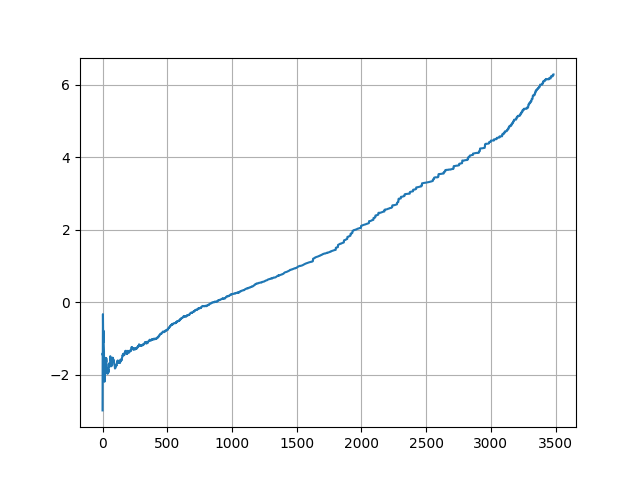

Generate this figure with Python:
import gymnasium as gym
import capsule2d
from collections import namedtuple
from pathlib import Path

import numpy as np
import jax
import jax.numpy as jnp
from flax import nnx
import optax
import orbax.checkpoint as ocp

from tensorflow_probability.substrates import jax as tfp
import matplotlib.pyplot as plt
from scipy.signal import lfilter


ReplayBuffer = namedtuple("ReplayBuffer", "observations actions rewards step_returns")
ExperienceBatch = namedtuple("ExperienceBatch", "obs act ret")


class VPGBuffer(ReplayBuffer):
    def store_step(self, obs, act, rew):
        self.observations.append(obs)
        self.actions.append(act)
        self.rewards.append(rew)

    def wrapup_episode(self, len_episode, discount=0.98):
        # self.step_returns.extend([sum(self.rewards[-len_episode:])] * len_episode)
        rev_ep_rews = self.rewards[-len_episode:][::-1]  # reversed episodic rewards
        drtg = lfilter([1], [1, -discount], rev_ep_rews)[::-1]  # discounted return togo
        self.step_returns.extend(drtg.tolist())

    def extract_experience(self):
        observations_batch = jnp.array(self.observations)
        actions_batch = jnp.array(self.actions)
        returns_batch = jnp.array(self.step_returns)

        experience_batch = ExperienceBatch(
            observations_batch, actions_batch, returns_batch
        )

        return experience_batch


class PolicyNet(nnx.Module):
    """A simple fully-connected Neural Network model"""

    def __init__(self, *, rngs: nnx.Rngs):
        self.linear1 = nnx.Linear(3, 32, rngs=rngs)  # 3-dim obspace
        self.linear2 = nnx.Linear(32, 32, rngs=rngs)
        self.linear3 = nnx.Linear(32, 4, rngs=rngs)  # 4 discrete actions

    def __call__(self, x):
        x = nnx.relu(self.linear1(x))  # 1st layer
        x = nnx.relu(self.linear2(x))  # 1st layer
        y = self.linear3(x)  # 1st layer
        return y


@nnx.jit
def make_decision(rngs: nnx.Rngs, model: PolicyNet, obs: np.ndarray):
    log_probs = nnx.log_softmax(model(obs))  # policy: log(pi(a|s))
    distribution = tfp.distributions.Categorical(logits=log_probs)
    sampled_action = distribution.sample(seed=rngs)
    # log_prob_as = distribution.log_prob(sampled_action)
    return sampled_action, log_probs


@nnx.jit
def objective_fn(actor: PolicyNet, experience_batch: ExperienceBatch):
    log_prob_batch = nnx.log_softmax(actor(experience_batch.obs))
    cat_distr_batch = tfp.distributions.Categorical(logits=log_prob_batch)
    logpa_batch = cat_distr_batch.log_prob(experience_batch.act)
    objective_batch = experience_batch.ret * logpa_batch  # NOT expected return

    return -objective_batch.mean()


@nnx.jit
def update_params(actor, optimizer, experience_batch):
    grad_fn = nnx.value_and_grad(objective_fn)
    objective, grads = grad_fn(actor, experience_batch)
    optimizer.update(grads)  # In-place updates.


# SETUP
env = gym.make("CapsuleBreaker-v0", render_mode="rgb_array")
last_obs, _ = env.reset(options="random")
prng_keys = nnx.Rngs(25)
buffer = VPGBuffer([], [], [], [])
actor = PolicyNet(rngs=prng_keys)
optimizer = nnx.Optimizer(actor, optax.adamw(3e-4))
max_epochs = 256
num_episodes, num_steps = 0, 0
len_episode = 0
episode_return = 0.0
deposit_return, average_return = [], []


# LOOP
for e in range(max_epochs):
    for st in range(11 * env.spec.max_episode_steps):  # at least 10 finished episodes
        # act = env.action_space.sample()
        act, _ = make_decision(prng_keys, actor, last_obs)
        # print(act, logp)
        next_obs, rew, term, trunc, info = env.step(int(act))
        buffer.store_step(last_obs, act, rew)
        episode_return += rew
        num_steps += 1
        len_episode += 1
        last_obs = next_obs.copy()
        if term or trunc:
            buffer.wrapup_episode(len_episode)
            # Episode statistics
            num_episodes += 1
            deposit_return.append(episode_return)
            average_return.append(sum(deposit_return) / len(deposit_return))
            print(
                f"\n---\nepisode: {num_episodes}, length: {len_episode}, return: {episode_return}\n---\n"
            )
            # Reset episode
            len_episode, episode_return = 0, 0
            last_obs, _ = env.reset(options="random")
            if st > 10 * env.spec.max_episode_steps:  # finish last episode
                break
    # Epoch statistics
    print(
        f"\n===\nepoch {e + 1} \n\ttotal steps: {num_steps}\n\taveraged return: {average_return[-1]}\n==="
    )
    # Update actor
    experience_batch = buffer.extract_experience()
    # exp_ret = objective_fn(actor, experience_batch)
    update_params(actor, optimizer, experience_batch)
    buffer = VPGBuffer([], [], [], [])


plt.plot(average_return)
# plt.ylim(-500, -100)
# plt.yticks(np.arange(-500, -100, 50))
plt.grid(visible=True)
plt.savefig(Path(__file__).parent.joinpath("vpg_discrete.png"))


# VALIDATION
input("Press ENTER to evaluate agent")
env = gym.make("CapsuleBreaker-v0", render_mode="human")
last_obs, _ = env.reset()
episode_return = 0.0
term, trunc = False, False
for _ in range(env.spec.max_episode_steps):
    act_sample, log_probs = make_decision(prng_keys, actor, last_obs)
    # next_obs, rew, term, trunc, _ = env.step(np.array(log_probs.argmax()))
    next_obs, rew, term, trunc, info = env.step(int(act_sample))
    # Step statistics (use these in learning steps to debug)
    print("\n")
    print(f"last observation: {last_obs}")
    print(f"action: {act_sample}")
    print(f"next observation: {next_obs}")
    print(f"reward: {rew}")
    print(f"episode terminated: {term}")
    print(f"episode truncated: {trunc}")
    print(f"info: {info}")
    print("\n")
    episode_return += rew
    last_obs = next_obs.copy()
    if term or trunc:
        print(f"\n---return: {episode_return}---\n")
        break
